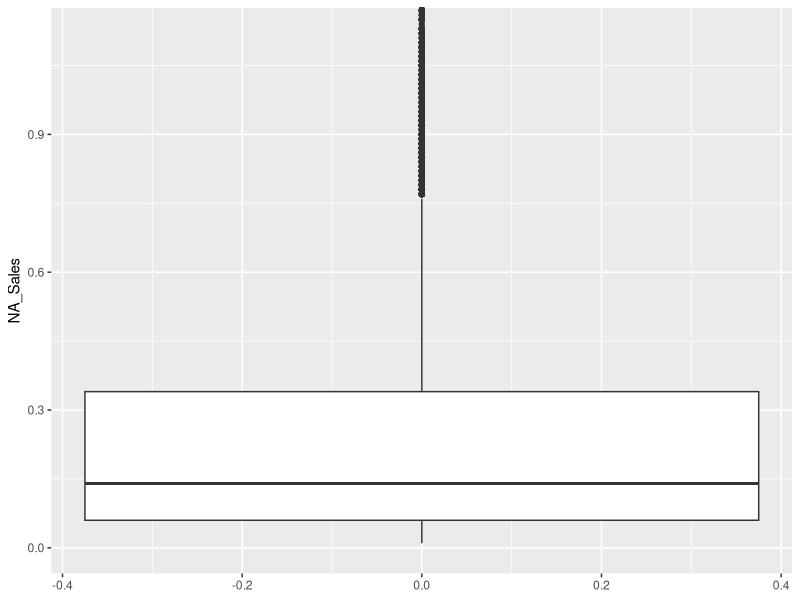
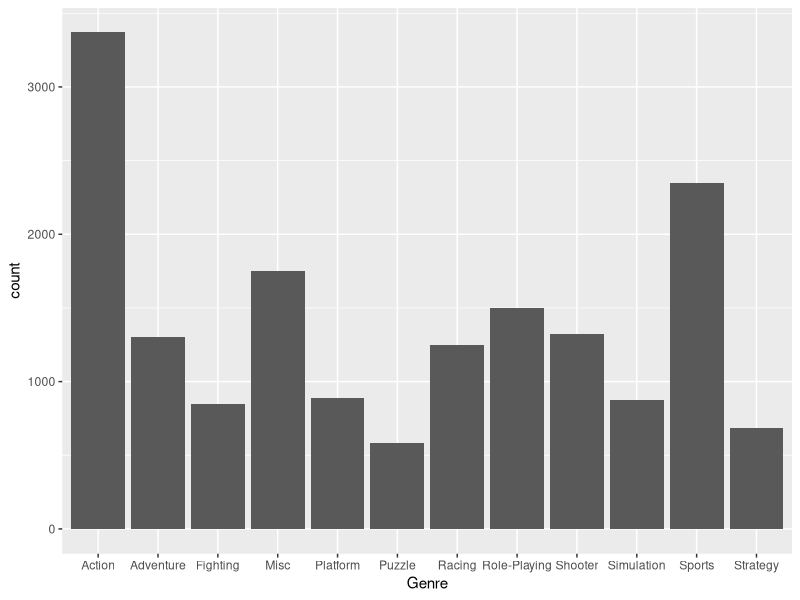
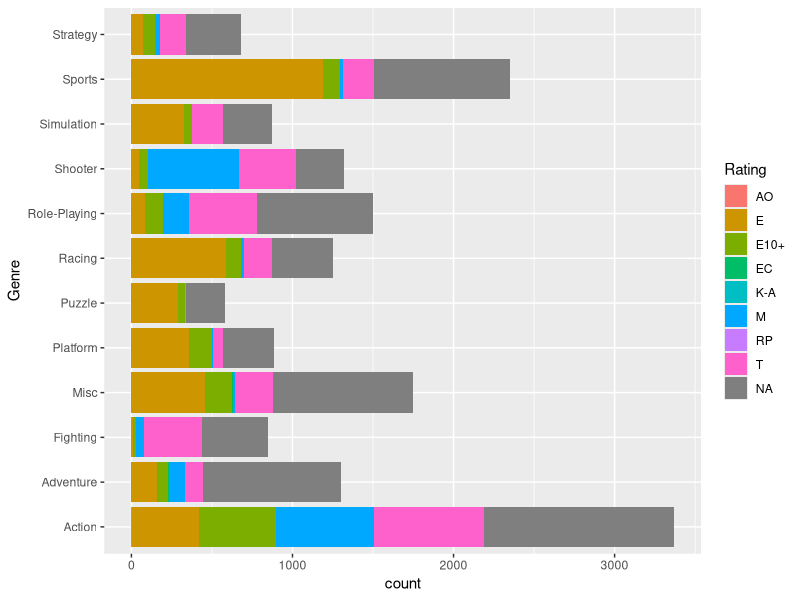
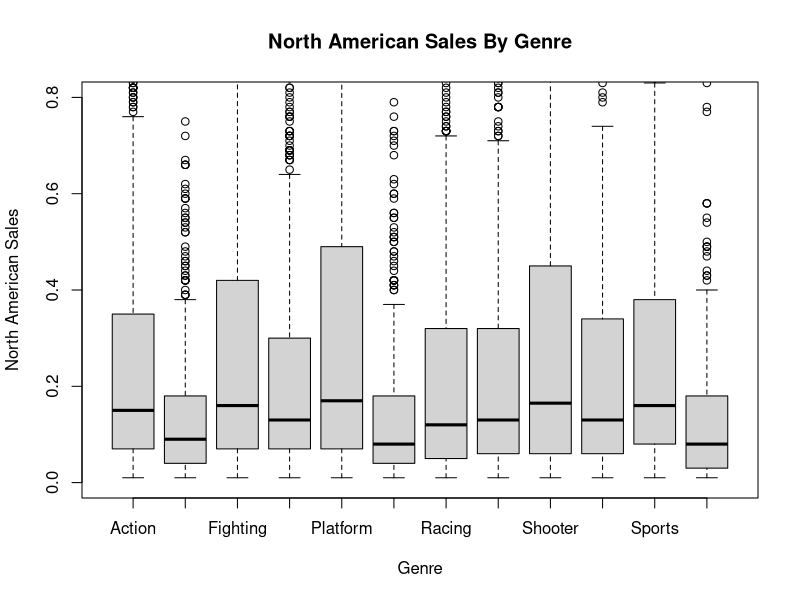
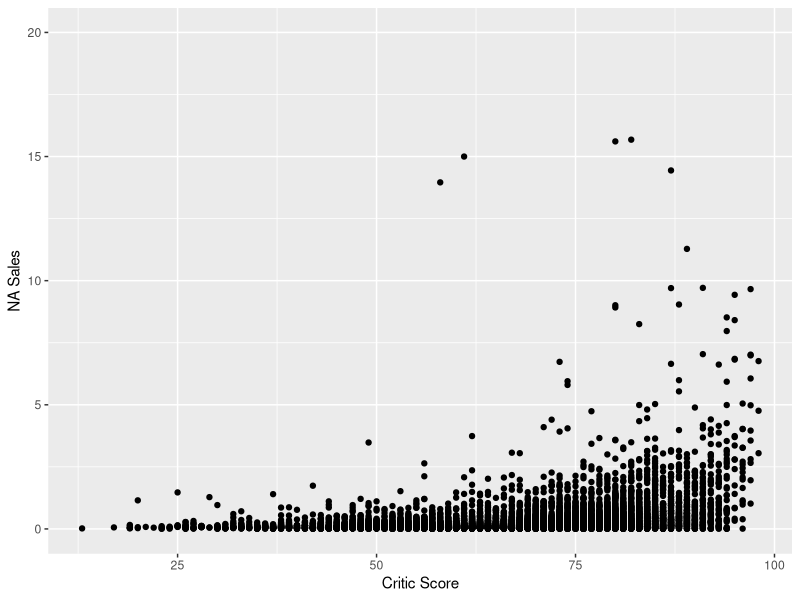

Source code (R) for these figures, in order:
## ---- chunk 1
#Loading Libraries
library(tidyverse)

#Loading Dataset
vgs <- read.csv('replaced variables.csv')

#Transforming variables to appropriate data types
vgs$NA_Sales<-as.numeric(vgs$NA_Sales)
vgs$EU_Sales<-as.numeric(vgs$EU_Sales)
vgs$JP_Sales<-as.numeric(vgs$JP_Sales)
vgs$Other_Sales<-as.numeric(vgs$Other_Sales)
vgs$Platform <- as.factor(vgs$Platform)
vgs$Publisher <- as.factor(vgs$Genre)
vgs$Genre <- as.factor(vgs$Genre)
vgs$Developer <- as.factor(vgs$Developer)
vgs$Rating <- as.factor(vgs$Rating)
vgs$Year_of_Release <- as.factor(vgs$Year_of_Release)
vgs$User_Score <- as.numeric(vgs$User_Score)
vgs$Name <- as.character(vgs$Name)
vgs$User_Score <- vgs$User_Score * 10

#Replacing empty entries with NA
vgs$Rating[vgs$Rating %in% c("")]<- NA
vgs$Rating <-factor(vgs$Rating)
vgs$Developer[vgs$Developer %in% c("")]<- NA
vgs$Developer <-factor(vgs$Developer)
vgs$Genre[vgs$Genre %in% c("")]<- NA
vgs$Genre <-factor(vgs$Genre)
vgs <- filter(vgs, Name != "")
## ---- chunk 2
summary(vgs$NA_Sales, na.rm = TRUE) # summarize the variable NA_Sales
sd(vgs$NA_Sales, na.rm = TRUE) # find the standard deviation
IQR(vgs$NA_Sales, na.rm = TRUE) # find the IQR
nasmildthreshold = (.28*1.5) + .28 # mild threshold
nasmildthreshold
nasmaxthreshold = (.28*3) + .28 # extreme threshold
nasmaxthreshold
sum(vgs$NA_Sales>nasmaxthreshold, na.rm = TRUE) # number of observations above the max threshold
ggplot(data = vgs, aes(y = NA_Sales)) + geom_boxplot() + coord_cartesian(ylim = c(0, 1.12))
## ---- chunk 3
#clearing the no genre rows in the NA
vgs$Genre[vgs$Genre %in% c("")]<- NA
#creating the frequency table 
freq_genre <- table(vgs$Genre)
#creating the relative frequency table
rel_freq_genre <- table(vgs$Genre)/nrow(vgs)
#plotting and displaying the data
freq_genre %>% knitr::kable()
rel_freq_genre%>% knitr::kable()
ggplot(data = vgs) + geom_bar(mapping = aes(x = Genre))
## ---- chunk 4
twoway <- addmargins(table(vgs$Rating, vgs$Genre))
twoway %>% knitr::kable()

ggplot(vgs, aes(y = Genre)) + geom_bar(aes(fill = Rating), position = position_stack(reverse = TRUE)) + ylab('Genre')
## ---- chunk 5
summary(vgs$NA_Sales) #summary statistics of North American sales
table(vgs$Genre) #Frequency table of Video Game Genres
nasalesiqr <- IQR(vgs$NA_Sales, na.rm = TRUE) #Calculating the IQR of NA_Sales
highoutlier <- 0.340+(1.5*nasalesiqr) #High outlier formula
boxplot(vgs$NA_Sales~vgs$Genre, main = "North American Sales By Genre", xlab =
          "Genre", ylab = "North American Sales", ylim = c(0,0.8))
## ---- chunk 6
ggplot(vgs, aes(Critic_Score, NA_Sales)) + geom_point() +ylab('NA Sales') + xlab('Critic Score') + ylim(0, 20)
